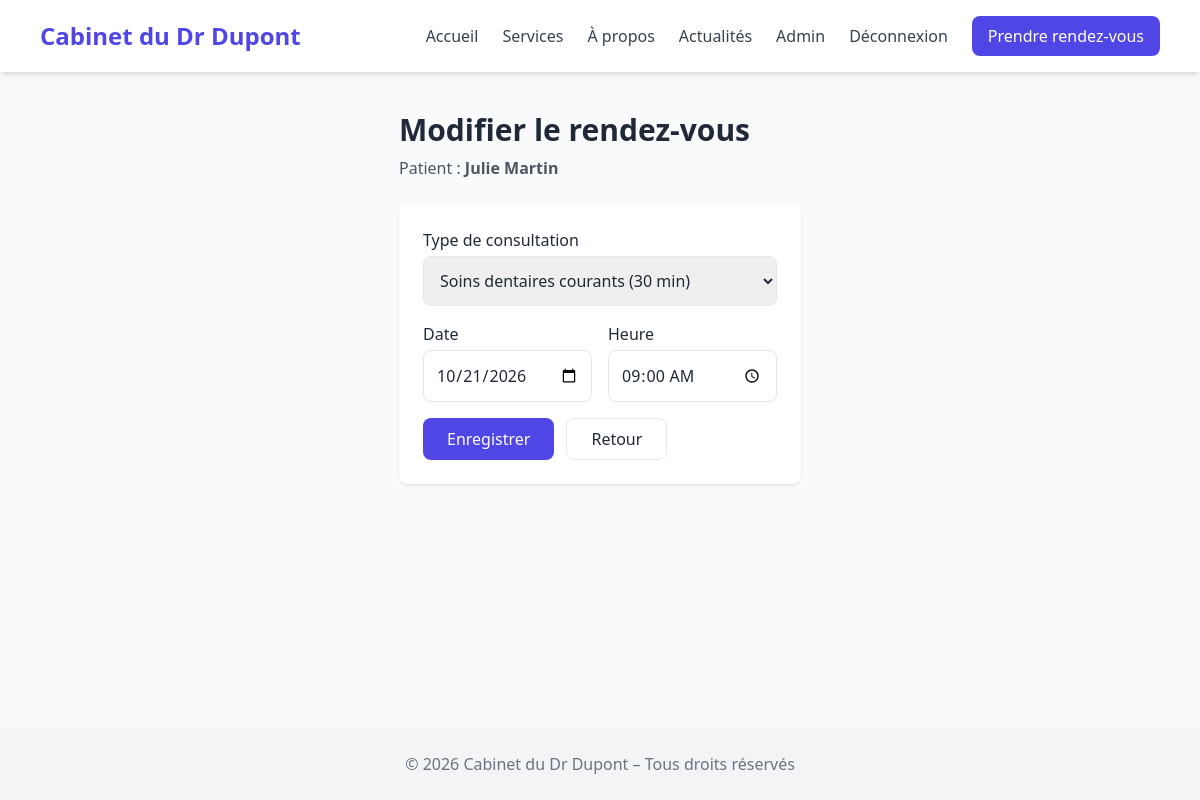
Screenshot of /index.php?page=update-appointment&id=6 (signed in) with the database file from the repository.
### tables this page shows
CREATE TABLE `appointments` (
  `id` int(11) NOT NULL,
  `appointment_date` datetime NOT NULL,
  `status` enum('pending','confirmed','cancelled') NOT NULL DEFAULT 'pending',
  `message` text DEFAULT NULL,
  `created_at` datetime NOT NULL DEFAULT current_timestamp(),
  `patient_id` int(11) NOT NULL,
  `service_id` int(11) NOT NULL
);

CREATE TABLE `services` (
  `id` int(11) NOT NULL,
  `name` varchar(150) NOT NULL,
  `description` text NOT NULL,
  `duration` int(11) NOT NULL,
  `image` varchar(255) DEFAULT NULL
);

### controllers/AdminController.php (called while the page is built, shortened)
<?php
require_once __DIR__ . '/../models/ServicesManager.php';
require_once __DIR__ . '/../models/AppointmentsManager.php';
class AdminController {
    public function updateAppointment() {
        $appointmentsManager = new AppointmentsManager();
        $appointment = $appointmentsManager->getAppointment((int) ($_GET['id'] ?? 0));
        $servicesManager = new ServicesManager();
        $services = $servicesManager->getServices();
        require 'views/update-appointment.php';
    }
}

### models/AppointmentsManager.php (called while the page is built, shortened)
<?php
require_once __DIR__ . '/Appointment.php';
class AppointmentsManager {
    private function connectDB(): PDO
    {
        $pdo = new PDO(
            'mysql:host=' . DB_HOST . ';dbname=' . DB_NAME . ';charset=utf8mb4',
            DB_USER,
            DB_PASS
        );
        $pdo->setAttribute(PDO::ATTR_ERRMODE, PDO::ERRMODE_EXCEPTION);
        return $pdo;
    }
    public function getAppointment(int $id): ?Appointment
    {
        $pdo = $this->connectDB();
        $request = $pdo->prepare(self::SELECT_WITH_JOINS . ' WHERE appointments.id = :id');
        $request->execute(['id' => $id]);
        $data = $request->fetch();
        return $data ? new Appointment($data) : null;
    }
}

### models/Appointment.php (called while the page is built, shortened)
<?php
class Appointment {
    private int $id;
    private string $appointmentDate;
    private int $serviceId;
    private string $patientName;
    public function __construct(array $data) {
        $this->id = (int) $data['id'];
        $this->appointmentDate = $data['appointment_date'];
        $this->serviceId = (int) $data['service_id'];
        $this->patientName = $data['patient_name'];
    }
    public function getId(): int { return $this->id; }
    public function getAppointmentDate(): string { return $this->appointmentDate; }
    public function getServiceId(): int { return $this->serviceId; }
    public function getPatientName(): string { return $this->patientName; }
}

### models/ServicesManager.php (called while the page is built, shortened)
<?php
require_once __DIR__ . '/Service.php';
class ServicesManager {
    private function connectDB(): PDO
    {
        $pdo = new PDO(
            'mysql:host=' . DB_HOST . ';dbname=' . DB_NAME . ';charset=utf8mb4',
            DB_USER,
            DB_PASS
        );
        $pdo->setAttribute(PDO::ATTR_ERRMODE, PDO::ERRMODE_EXCEPTION);
        return $pdo;
    }
    public function getServices(): array
    {
        $pdo = $this->connectDB();
        $request = $pdo->query('SELECT * FROM services ORDER BY id');
        $services = [];
        foreach ($request->fetchAll() as $data) {
            $services[] = new Service($data);
        }
        return $services;
    }
}

### models/Service.php (called while the page is built, shortened)
<?php
class Service {
    private int $id;
    private string $name;
    public function __construct(array $data) {
        $this->id = (int) $data['id'];
        $this->name = $data['name'];
    }
        public function getId(): int {
        return $this->id;
    }
    public function getName(): string {
        return $this->name;
    }
}

### views/update-appointment.php (the view, shortened to what this page needs)
<?php include 'header.php'; ?>
<h1 class="text-3xl font-bold mb-2">Modifier le rendez-vous</h1>
<p class="text-gray-600 mb-6">Patient : <strong><?= htmlspecialchars($appointment->getPatientName()) ?></strong></p>
<form action="index.php?page=update-appointment-valid&id=<?= $appointment->getId() ?>" method="POST" class="bg-white p-6 rounded-lg shadow space-y-4 max-w-2xl">
  <div>
    <label for="service_id" class="block mb-1 font-medium">Type de consultation</label>
    <select id="service_id" name="service_id" required class="w-full border rounded-lg p-3">
      <?php foreach ($services as $service) { ?>
        <option value="<?= $service->getId() ?>" <?= $service->getId() === $appointment->getServiceId() ? 'selected' : '' ?>>
          <?= htmlspecialchars($service->getName()) ?> (<?= $service->getDuration() ?> min)
        </option>
      <?php } ?>
    </select>
  </div>
  <div class="grid sm:grid-cols-2 gap-4">
    <div>
      <label for="date" class="block mb-1 font-medium">Date</label>
      <input type="date" id="date" name="date" required min="<?= date('Y-m-d') ?>" value="<?= date('Y-m-d', strtotime($appointment->getAppointmentDate())) ?>" class="w-full border rounded-lg p-3">
    </div>
    <div>
      <label for="time" class="block mb-1 font-medium">Heure</label>
      <input type="time" id="time" name="time" required step="900" value="<?= date('H:i', strtotime($appointment->getAppointmentDate())) ?>" class="w-full border rounded-lg p-3">
    </div>
  </div>
  <div class="flex gap-3">
    <button class="bg-indigo-600 text-white px-6 py-2 rounded-lg hover:bg-indigo-700">Enregistrer</button>
    <a href="index.php?page=admin-appointments" class="px-6 py-2 rounded-lg border hover:bg-gray-100">Retour</a>
  </div>
</form>
<?php include 'footer.php'; ?>

### rows the page displays
appointments: service_id "Soins dentaires courants (30 min)", date "10/21/2026", time "09:00"

### other values shown
$label "Accueil"
$label "Services"
$label "À propos"
$label "Actualités"
$appointment->getPatientName() "Julie Martin"
